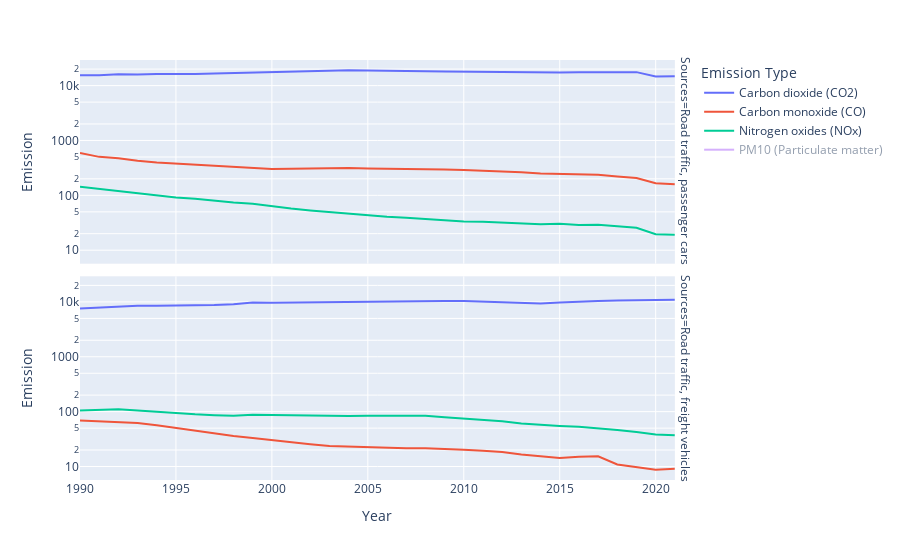

Notebook source saved alongside this figure:
### Code cell
# display(ems_data)
ems_data_reduced = ems_data[np.logical_or(ems_data["Sources"] == "Road traffic, passenger cars", ems_data["Sources"] == "Road traffic, freight vehicles")]
px.line(ems_data_reduced, x="Year", y="Emission", color="Emission Type", facet_row="Sources", log_y=True, height=600)

### Figure 1 — Plotly figure (JSON) as saved in the notebook; plotly's stock layout.template omitted (floating-point values rounded to 4 significant figures)
{"data": [{"hovertemplate": "Emission Type=Carbon dioxide (CO2)<br>Sources=Road traffic, passenger cars<br>Year=%{x}<br>Emission=%{y}<extra></extra>", "legendgroup": "Carbon dioxide (CO2)", "line": {"color": "#636efa", "dash": "solid"}, "marker": {"symbol": "circle"}, "mode": "lines", "name": "Carbon dioxide (CO2)", "orientation": "v", "showlegend": true, "type": "scatter", "x": [1990, 1991, 1992, 1993, 1994, 1995, 1996, 1997, 1998, 1999, 2000, 2001, 2002, 2003, 2004, 2005, 2006, 2007, 2008, 2009, 2010, 2011, 2012, 2013, 2014, 2015, 2016, 2017, 2018, 2019, 2020, 2021], "xaxis": "x2", "y": [15500, 15400, 16100, 15900, 16300, 16100, 16300, 16700, 17000, 17700, 17800, 18000, 18400, 18600, 19100, 18800, 18800, 18600, 18300, 18100, 18000, 17900, 17600, 17400, 17200, 17300, 17600, 17700, 17800, 17600, 14600, 14800], "yaxis": "y2"}, {"hovertemplate": "Emission Type=Carbon dioxide (CO2)<br>Sources=Road traffic, freight vehicles<br>Year=%{x}<br>Emission=%{y}<extra></extra>", "legendgroup": "Carbon dioxide (CO2)", "line": {"color": "#636efa", "dash": "solid"}, "marker": {"symbol": "circle"}, "mode": "lines", "name": "Carbon dioxide (CO2)", "orientation": "v", "showlegend": false, "type": "scatter", "x": [1990, 1991, 1992, 1993, 1994, 1995, 1996, 1997, 1998, 1999, 2000, 2001, 2002, 2003, 2004, 2005, 2006, 2007, 2008, 2009, 2010, 2011, 2012, 2013, 2014, 2015, 2016, 2017, 2018, 2019, 2020, 2021], "xaxis": "x", "y": [7600, 7900, 8400, 8500, 8500, 8600, 8600, 8800, 9100, 9800, 9700, 9800, 9800, 9900, 10100, 10200, 10200, 10300, 10600, 10400, 10400, 10100, 9900, 9500, 9400, 9800, 10200, 10400, 10600, 10700, 10600, 11000], "yaxis": "y"}, {"hovertemplate": "Emission Type=Carbon monoxide (CO)<br>Sources=Road traffic, passenger cars<br>Year=%{x}<br>Emission=%{y}<extra></extra>", "legendgroup": "Carbon monoxide (CO)", "line": {"color": "#EF553B", "dash": "solid"}, "marker": {"symbol": "circle"}, "mode": "lines", "name": "Carbon monoxide (CO)", "orientation": "v", "showlegend": true, "type": "scatter", "x": [1990, 1991, 1992, 1993, 1994, 1995, 1996, 1997, 1998, 1999, 2000, 2001, 2002, 2003, 2004, 2005, 2006, 2007, 2008, 2009, 2010, 2011, 2012, 2013, 2014, 2015, 2016, 2017, 2018, 2019, 2020, 2021], "xaxis": "x2", "y": [592.8, 502.6, 475.4, 427, 398.2, 379.5, 364.5, 342.4, 323.8, 316.1, 303.4, 304.6, 309.7, 313.1, 314.9, 307.8, 305.2, 308.2, 300, 294.3, 289.9, 283.3, 271.9, 262.8, 249.5, 246.7, 236.8, 237.6, 221.5, 206.4, 166.1, 159], "yaxis": "y2"}, {"hovertemplate": "Emission Type=Carbon monoxide (CO)<br>Sources=Road traffic, freight vehicles<br>Year=%{x}<br>Emission=%{y}<extra></extra>", "legendgroup": "Carbon monoxide (CO)", "line": {"color": "#EF553B", "dash": "solid"}, "marker": {"symbol": "circle"}, "mode": "lines", "name": "Carbon monoxide (CO)", "orientation": "v", "showlegend": false, "type": "scatter", "x": [1990, 1991, 1992, 1993, 1994, 1995, 1996, 1997, 1998, 1999, 2000, 2001, 2002, 2003, 2004, 2005, 2006, 2007, 2008, 2009, 2010, 2011, 2012, 2013, 2014, 2015, 2016, 2017, 2018, 2019, 2020, 2021], "xaxis": "x", "y": [68.6, 66.2, 65, 62.3, 56.5, 50.7, 44.7, 39.8, 35.8, 33.2, 30.1, 27.7, 25.5, 23.7, 23.1, 22, 21.4, 21.5, 21.6, 21.1, 20.3, 19.4, 18.3, 16.6, 15.4, 14.3, 15, 15.4, 10.9, 9.7, 8.7, 9.1], "yaxis": "y"}, {"hovertemplate": "Emission Type=Nitrogen oxides (NOx)<br>Sources=Road traffic, passenger cars<br>Year=%{x}<br>Emission=%{y}<extra></extra>", "legendgroup": "Nitrogen oxides (NOx)", "line": {"color": "#00cc96", "dash": "solid"}, "marker": {"symbol": "circle"}, "mode": "lines", "name": "Nitrogen oxides (NOx)", "orientation": "v", "showlegend": true, "type": "scatter", "x": [1990, 1991, 1992, 1993, 1994, 1995, 1996, 1997, 1998, 1999, 2000, 2001, 2002, 2003, 2004, 2005, 2006, 2007, 2008, 2009, 2010, 2011, 2012, 2013, 2014, 2015, 2016, 2017, 2018, 2019, 2020, 2021], "xaxis": "x2", "y": [142.7, 130.4, 121.9, 109.3, 100.6, 91.2, 86.2, 79.5, 73.8, 70.1, 63, 57.5, 53.1, 49.5, 46.9, 43.3, 40.9, 39.1, 36.7, 34.4, 33.3, 32.9, 32.1, 30.9, 29.7, 30.2, 28.9, 29.2, 27.6, 25.7, 19.6, 19.1], "yaxis": "y2"}, {"hovertemplate": "Emission Type=Nitrogen oxides (NOx)<br>Sources=Road traffic, freight vehicles<br>Year=%{x}<br>Emission=%{y}<extra></extra>", "legendgroup": "Nitrogen oxides (NOx)", "line": {"color": "#00cc96", "dash": "solid"}, "marker": {"symbol": "circle"}, "mode": "lines", "name": "Nitrogen oxides (NOx)", "orientation": "v", "showlegend": false, "type": "scatter", "x": [1990, 1991, 1992, 1993, 1994, 1995, 1996, 1997, 1998, 1999, 2000, 2001, 2002, 2003, 2004, 2005, 2006, 2007, 2008, 2009, 2010, 2011, 2012, 2013, 2014, 2015, 2016, 2017, 2018, 2019, 2020, 2021], "xaxis": "x", "y": [104.6, 108.2, 110.1, 105.3, 98.9, 95.1, 89.3, 86.3, 84.5, 87.6, 86.4, 85.2, 83.6, 82.8, 83.5, 84.5, 84.3, 85.2, 84.2, 79.4, 75, 71.1, 66.5, 60.7, 56.9, 55, 53.1, 50.1, 46.2, 42.4, 38.4, 37], "yaxis": "y"}, {"hovertemplate": "Emission Type=PM10 (Particulate matter)<br>Sources=Road traffic, passenger cars<br>Year=%{x}<br>Emission=%{y}<extra></extra>", "legendgroup": "PM10 (Particulate matter)", "line": {"color": "#ab63fa", "dash": "solid"}, "marker": {"symbol": "circle"}, "mode": "lines", "name": "PM10 (Particulate matter)", "orientation": "v", "showlegend": true, "type": "scatter", "visible": "legendonly", "x": [1990, 1991, 1992, 1993, 1994, 1995, 1996, 1997, 1998, 1999, 2000, 2001, 2002, 2003, 2004, 2005, 2006, 2007, 2008, 2009, 2010, 2011, 2012, 2013, 2014, 2015, 2016, 2017, 2018, 2019, 2020, 2021], "xaxis": "x2", "y": [6.9, 6.2, 6, 5.5, 5.3, 5, 4.8, 4.6, 4.5, 4.5, 4.4, 4.2, 4, 3.9, 3.8, 3.7, 3.6, 3.5, 3.3, 3.1, 3, 2.9, 2.7, 2.5, 2.4, 2.4, 2.3, 2.3, 2.3, 2.2, 1.8, 1.9], "yaxis": "y2"}, {"hovertemplate": "Emission Type=PM10 (Particulate matter)<br>Sources=Road traffic, freight vehicles<br>Year=%{x}<br>Emission=%{y}<extra></extra>", "legendgroup": "PM10 (Particulate matter)", "line": {"color": "#ab63fa", "dash": "solid"}, "marker": {"symbol": "circle"}, "mode": "lines", "name": "PM10 (Particulate matter)", "orientation": "v", "showlegend": false, "type": "scatter", "visible": "legendonly", "x": [1990, 1991, 1992, 1993, 1994, 1995, 1996, 1997, 1998, 1999, 2000, 2001, 2002, 2003, 2004, 2005, 2006, 2007, 2008, 2009, 2010, 2011, 2012, 2013, 2014, 2015, 2016, 2017, 2018, 2019, 2020, 2021], "xaxis": "x", "y": [8.8, 8.9, 8.8, 8.3, 7.6, 7, 6.4, 5.9, 5.6, 5.6, 5.4, 5.2, 4.8, 4.5, 4.4, 4.2, 3.9, 3.7, 3.5, 3.1, 2.8, 2.6, 2.3, 2, 1.9, 1.8, 1.8, 1.7, 1.6, 1.5, 1.5, 1.5], "yaxis": "y"}], "layout": {"annotations": [{"font": {}, "showarrow": false, "text": "Sources=Road traffic, freight vehicles", "textangle": 90, "x": 0.98, "xanchor": "left", "xref": "paper", "y": 0.2425, "yanchor": "middle", "yref": "paper"}, {"font": {}, "showarrow": false, "text": "Sources=Road traffic, passenger cars", "textangle": 90, "x": 0.98, "xanchor": "left", "xref": "paper", "y": 0.7575, "yanchor": "middle", "yref": "paper"}], "autosize": true, "legend": {"title": {"text": "Emission Type"}, "tracegroupgap": 0}, "margin": {"t": 60}, "xaxis": {"anchor": "y", "autorange": true, "domain": [0, 0.98], "range": [1990, 2021], "title": {"text": "Year"}, "type": "linear"}, "xaxis2": {"anchor": "y2", "autorange": true, "domain": [0, 0.98], "matches": "x", "range": [1990, 2021], "showticklabels": false, "type": "linear"}, "yaxis": {"anchor": "x", "autorange": true, "domain": [0, 0.485], "range": [0.7539, 4.467], "title": {"text": "Emission"}, "type": "log"}, "yaxis2": {"anchor": "x2", "autorange": true, "domain": [0.515, 1], "matches": "y", "range": [0.7539, 4.467], "title": {"text": "Emission"}, "type": "log"}}}
